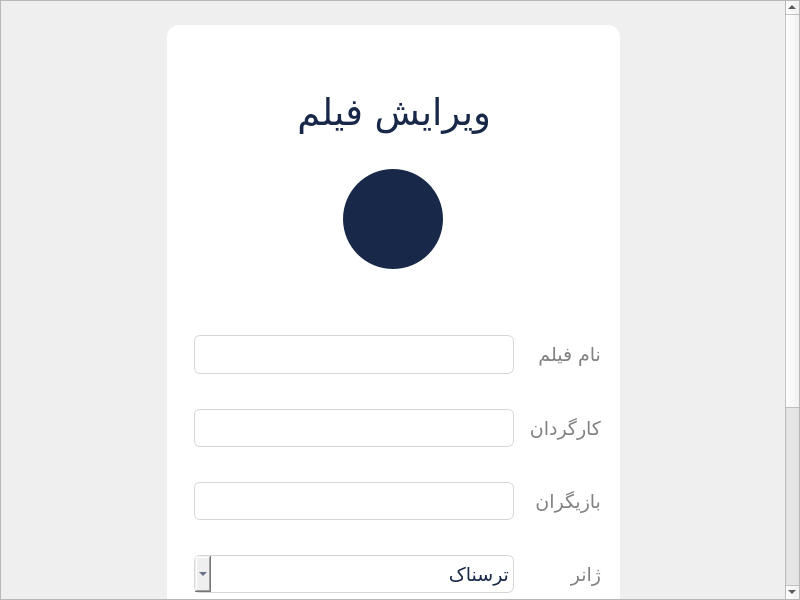
<?xml version="1.0" encoding="UTF-8"?>
<ui version="4.0">
 <class>EditMovie</class>
 <widget class="QMainWindow" name="EditMovie">
  <property name="geometry">
   <rect>
    <x>0</x>
    <y>0</y>
    <width>800</width>
    <height>600</height>
   </rect>
  </property>
  <property name="windowTitle">
   <string>ویرایش فیلم</string>
  </property>
  <property name="windowIcon">
   <iconset resource="Resources.qrc">
    <normaloff>:/images/logo.svg</normaloff>:/images/logo.svg</iconset>
  </property>
  <property name="styleSheet">
   <string notr="true">#EditMovie{
	background-color: #f2f2f2;
	border: none;
}
#centralwidget{
	border: none;
}
#section_center{
    background-color: white;
	border-radius: 12px;
	margin-top: 15px;
}

#back_btn{
	background-color: transparent;
	border: none;
}
#title{
	color: #182848;
}

#icon_wrapper{
	background-color: #182848;
	border-radius: 50px;
}
#icon{
    border-radius: 50px;
}

#form{
	background-color: ;
}
#name_wrapper, #director_wrapper, #genre_wrapper, #ticket_wrapper{
	background-color: ;
}
#name_input, #director_input, #genre_input, #desc_input, #ticket_input, #cast_input{
	height: 45px;
	border: 1px solid #d6d6d6;	
	outline: none;
	background-color: ;
	color: #182848;
	border-radius: 6px;
	text-align: right;
}
#name_label, #director_label, #genre_label, #desc_label, #ticket_label, #cast_label{
	color: #818181;
}
#submit_btn{
	border: none;
	background-color: qlineargradient(x1:0, y1:0, x2:1, y2:1,
                stop:1 #182848, stop: 0.2 #4b6cb7, stop:1 #182848);
	border-radius: 10px;
	color: white;
}
#submit_btn:hover{
	background-color: qlineargradient(x1:0, y1:0, x2:1, y2:1,
                stop:1 #4b6cb7, stop: 0.2 #182848, stop:1 #4b6cb7);
}

#footer_span{
	color: rgb(105, 105, 105);
	margin-top: 2px;
	margin-left: -5px;
}
#footer_log_btn, #footer_sign_btn{
	outline: none;
    border: none;
    color: rgb(59, 59, 59);
}
#footer_log_btn:hover, #footer_sign_btn:hover{
	color: #4b6cb7;
}</string>
  </property>
  <widget class="QWidget" name="centralwidget">
   <layout class="QHBoxLayout" name="horizontalLayout">
    <property name="leftMargin">
     <number>0</number>
    </property>
    <property name="topMargin">
     <number>0</number>
    </property>
    <property name="rightMargin">
     <number>0</number>
    </property>
    <property name="bottomMargin">
     <number>0</number>
    </property>
    <item>
     <widget class="QScrollArea" name="scrollArea">
      <property name="widgetResizable">
       <bool>true</bool>
      </property>
      <widget class="QWidget" name="scrollAreaWidgetContents">
       <property name="geometry">
        <rect>
         <x>0</x>
         <y>0</y>
         <width>781</width>
         <height>869</height>
        </rect>
       </property>
       <layout class="QHBoxLayout" name="horizontalLayout_2">
        <property name="bottomMargin">
         <number>20</number>
        </property>
        <item>
         <spacer name="horizontalSpacer_2">
          <property name="orientation">
           <enum>Qt::Horizontal</enum>
          </property>
          <property name="sizeHint" stdset="0">
           <size>
            <width>40</width>
            <height>20</height>
           </size>
          </property>
         </spacer>
        </item>
        <item>
         <widget class="QFrame" name="section_center">
          <property name="minimumSize">
           <size>
            <width>450</width>
            <height>840</height>
           </size>
          </property>
          <property name="frameShape">
           <enum>QFrame::StyledPanel</enum>
          </property>
          <property name="frameShadow">
           <enum>QFrame::Raised</enum>
          </property>
          <layout class="QVBoxLayout" name="verticalLayout">
           <item>
            <widget class="QWidget" name="header" native="true">
             <layout class="QVBoxLayout" name="verticalLayout_3">
              <property name="leftMargin">
               <number>0</number>
              </property>
              <property name="topMargin">
               <number>25</number>
              </property>
              <property name="rightMargin">
               <number>0</number>
              </property>
              <property name="bottomMargin">
               <number>9</number>
              </property>
              <item>
               <layout class="QHBoxLayout" name="back_btn_wrapper">
                <property name="rightMargin">
                 <number>5</number>
                </property>
                <property name="bottomMargin">
                 <number>5</number>
                </property>
                <item>
                 <spacer name="horizontalSpacer_5">
                  <property name="orientation">
                   <enum>Qt::Horizontal</enum>
                  </property>
                  <property name="sizeHint" stdset="0">
                   <size>
                    <width>40</width>
                    <height>20</height>
                   </size>
                  </property>
                 </spacer>
                </item>
                <item>
                 <widget class="QPushButton" name="back_btn">
                  <property name="maximumSize">
                   <size>
                    <width>40</width>
                    <height>40</height>
                   </size>
                  </property>
                  <property name="cursor">
                   <cursorShape>PointingHandCursor</cursorShape>
                  </property>
                  <property name="text">
                   <string/>
                  </property>
                  <property name="icon">
                   <iconset resource="Resources.qrc">
                    <normaloff>:/images/back-color.png</normaloff>:/images/back-color.png</iconset>
                  </property>
                  <property name="iconSize">
                   <size>
                    <width>35</width>
                    <height>35</height>
                   </size>
                  </property>
                 </widget>
                </item>
               </layout>
              </item>
              <item>
               <widget class="QWidget" name="header_wrapper" native="true">
                <layout class="QHBoxLayout" name="horizontalLayout_4">
                 <property name="leftMargin">
                  <number>0</number>
                 </property>
                 <property name="topMargin">
                  <number>0</number>
                 </property>
                 <property name="rightMargin">
                  <number>0</number>
                 </property>
                 <property name="bottomMargin">
                  <number>0</number>
                 </property>
                 <item>
                  <spacer name="horizontalSpacer_4">
                   <property name="orientation">
                    <enum>Qt::Horizontal</enum>
                   </property>
                   <property name="sizeHint" stdset="0">
                    <size>
                     <width>40</width>
                     <height>20</height>
                    </size>
                   </property>
                  </spacer>
                 </item>
                 <item>
                  <widget class="QLabel" name="title">
                   <property name="font">
                    <font>
                     <family>B Yekan</family>
                     <pointsize>28</pointsize>
                    </font>
                   </property>
                   <property name="text">
                    <string>ویرایش فیلم</string>
                   </property>
                  </widget>
                 </item>
                 <item>
                  <spacer name="horizontalSpacer_3">
                   <property name="orientation">
                    <enum>Qt::Horizontal</enum>
                   </property>
                   <property name="sizeHint" stdset="0">
                    <size>
                     <width>40</width>
                     <height>20</height>
                    </size>
                   </property>
                  </spacer>
                 </item>
                </layout>
               </widget>
              </item>
             </layout>
            </widget>
           </item>
           <item>
            <widget class="QWidget" name="icon_box" native="true">
             <layout class="QHBoxLayout" name="horizontalLayout_5">
              <property name="leftMargin">
               <number>9</number>
              </property>
              <property name="topMargin">
               <number>20</number>
              </property>
              <property name="rightMargin">
               <number>9</number>
              </property>
              <property name="bottomMargin">
               <number>20</number>
              </property>
              <item>
               <widget class="QWidget" name="icon_wrapper" native="true">
                <property name="minimumSize">
                 <size>
                  <width>100</width>
                  <height>100</height>
                 </size>
                </property>
                <property name="maximumSize">
                 <size>
                  <width>100</width>
                  <height>100</height>
                 </size>
                </property>
                <layout class="QHBoxLayout" name="horizontalLayout_6">
                 <property name="leftMargin">
                  <number>0</number>
                 </property>
                 <property name="topMargin">
                  <number>0</number>
                 </property>
                 <property name="rightMargin">
                  <number>0</number>
                 </property>
                 <property name="bottomMargin">
                  <number>0</number>
                 </property>
                 <item>
                  <widget class="QLabel" name="icon">
                   <property name="minimumSize">
                    <size>
                     <width>90</width>
                     <height>85</height>
                    </size>
                   </property>
                   <property name="maximumSize">
                    <size>
                     <width>90</width>
                     <height>85</height>
                    </size>
                   </property>
                   <property name="styleSheet">
                    <string notr="true"/>
                   </property>
                   <property name="text">
                    <string/>
                   </property>
                   <property name="pixmap">
                    <pixmap resource="Resources.qrc">:/images/iron-man-icon.png</pixmap>
                   </property>
                   <property name="scaledContents">
                    <bool>true</bool>
                   </property>
                  </widget>
                 </item>
                </layout>
               </widget>
              </item>
             </layout>
            </widget>
           </item>
           <item>
            <widget class="QWidget" name="form" native="true">
             <layout class="QVBoxLayout" name="verticalLayout_2">
              <property name="leftMargin">
               <number>9</number>
              </property>
              <property name="topMargin">
               <number>20</number>
              </property>
              <property name="rightMargin">
               <number>1</number>
              </property>
              <property name="bottomMargin">
               <number>20</number>
              </property>
              <item>
               <widget class="QWidget" name="name_wrapper" native="true">
                <layout class="QHBoxLayout" name="horizontalLayout_7">
                 <property name="leftMargin">
                  <number>9</number>
                 </property>
                 <property name="topMargin">
                  <number>20</number>
                 </property>
                 <property name="rightMargin">
                  <number>9</number>
                 </property>
                 <property name="bottomMargin">
                  <number>9</number>
                 </property>
                 <item>
                  <widget class="QLineEdit" name="name_input">
                   <property name="maximumSize">
                    <size>
                     <width>320</width>
                     <height>16777215</height>
                    </size>
                   </property>
                   <property name="font">
                    <font>
                     <family>B Yekan</family>
                     <pointsize>14</pointsize>
                    </font>
                   </property>
                  </widget>
                 </item>
                 <item>
                  <widget class="QLabel" name="name_label">
                   <property name="font">
                    <font>
                     <family>B Yekan</family>
                     <pointsize>14</pointsize>
                    </font>
                   </property>
                   <property name="text">
                    <string>نام فیلم</string>
                   </property>
                  </widget>
                 </item>
                </layout>
               </widget>
              </item>
              <item>
               <widget class="QWidget" name="direcotr_wrapper" native="true">
                <layout class="QHBoxLayout" name="horizontalLayout_8">
                 <property name="leftMargin">
                  <number>9</number>
                 </property>
                 <property name="topMargin">
                  <number>20</number>
                 </property>
                 <property name="rightMargin">
                  <number>9</number>
                 </property>
                 <property name="bottomMargin">
                  <number>9</number>
                 </property>
                 <item>
                  <widget class="QLineEdit" name="director_input">
                   <property name="maximumSize">
                    <size>
                     <width>320</width>
                     <height>16777215</height>
                    </size>
                   </property>
                   <property name="font">
                    <font>
                     <family>B Yekan</family>
                     <pointsize>14</pointsize>
                    </font>
                   </property>
                  </widget>
                 </item>
                 <item>
                  <widget class="QLabel" name="director_label">
                   <property name="font">
                    <font>
                     <family>B Yekan</family>
                     <pointsize>14</pointsize>
                    </font>
                   </property>
                   <property name="text">
                    <string>کارگردان</string>
                   </property>
                  </widget>
                 </item>
                </layout>
               </widget>
              </item>
              <item>
               <widget class="QWidget" name="cast_wrapper" native="true">
                <layout class="QHBoxLayout" name="horizontalLayout_9">
                 <property name="leftMargin">
                  <number>9</number>
                 </property>
                 <property name="topMargin">
                  <number>20</number>
                 </property>
                 <property name="rightMargin">
                  <number>9</number>
                 </property>
                 <property name="bottomMargin">
                  <number>9</number>
                 </property>
                 <item>
                  <widget class="QLineEdit" name="cast_input">
                   <property name="maximumSize">
                    <size>
                     <width>320</width>
                     <height>16777215</height>
                    </size>
                   </property>
                   <property name="font">
                    <font>
                     <family>B Yekan</family>
                     <pointsize>14</pointsize>
                    </font>
                   </property>
                  </widget>
                 </item>
                 <item>
                  <widget class="QLabel" name="cast_label">
                   <property name="font">
                    <font>
                     <family>B Yekan</family>
                     <pointsize>14</pointsize>
                    </font>
                   </property>
                   <property name="text">
                    <string>بازیگران</string>
                   </property>
                  </widget>
                 </item>
                </layout>
               </widget>
              </item>
              <item>
               <widget class="QWidget" name="genre_wrapper" native="true">
                <layout class="QHBoxLayout" name="horizontalLayout_10">
                 <property name="leftMargin">
                  <number>9</number>
                 </property>
                 <property name="topMargin">
                  <number>20</number>
                 </property>
                 <property name="rightMargin">
                  <number>9</number>
                 </property>
                 <property name="bottomMargin">
                  <number>9</number>
                 </property>
                 <item>
                  <widget class="QComboBox" name="genre_input">
                   <property name="minimumSize">
                    <size>
                     <width>320</width>
                     <height>0</height>
                    </size>
                   </property>
                   <property name="font">
                    <font>
                     <family>B Yekan</family>
                     <pointsize>14</pointsize>
                    </font>
                   </property>
                   <property name="layoutDirection">
                    <enum>Qt::RightToLeft</enum>
                   </property>
                   <item>
                    <property name="text">
                     <string>ترسناک</string>
                    </property>
                   </item>
                   <item>
                    <property name="text">
                     <string>اکشن</string>
                    </property>
                   </item>
                   <item>
                    <property name="text">
                     <string>علمی - تخیلی</string>
                    </property>
                   </item>
                   <item>
                    <property name="text">
                     <string>درام</string>
                    </property>
                   </item>
                   <item>
                    <property name="text">
                     <string>رمان</string>
                    </property>
                   </item>
                   <item>
                    <property name="text">
                     <string>کمدی</string>
                    </property>
                   </item>
                   <item>
                    <property name="text">
                     <string>موزیکال</string>
                    </property>
                   </item>
                   <item>
                    <property name="text">
                     <string>زندگی نامه</string>
                    </property>
                   </item>
                  </widget>
                 </item>
                 <item>
                  <widget class="QLabel" name="genre_label">
                   <property name="font">
                    <font>
                     <family>B Yekan</family>
                     <pointsize>14</pointsize>
                    </font>
                   </property>
                   <property name="text">
                    <string>ژانر</string>
                   </property>
                  </widget>
                 </item>
                </layout>
               </widget>
              </item>
              <item>
               <widget class="QWidget" name="desc_wrapper" native="true">
                <layout class="QHBoxLayout" name="horizontalLayout_11">
                 <property name="leftMargin">
                  <number>9</number>
                 </property>
                 <property name="topMargin">
                  <number>20</number>
                 </property>
                 <property name="rightMargin">
                  <number>9</number>
                 </property>
                 <property name="bottomMargin">
                  <number>9</number>
                 </property>
                 <item>
                  <widget class="QTextEdit" name="desc_input">
                   <property name="maximumSize">
                    <size>
                     <width>320</width>
                     <height>90</height>
                    </size>
                   </property>
                   <property name="font">
                    <font>
                     <family>B Yekan</family>
                     <pointsize>14</pointsize>
                    </font>
                   </property>
                  </widget>
                 </item>
                 <item>
                  <widget class="QLabel" name="desc_label">
                   <property name="font">
                    <font>
                     <family>B Yekan</family>
                     <pointsize>14</pointsize>
                    </font>
                   </property>
                   <property name="text">
                    <string>توضیحات</string>
                   </property>
                  </widget>
                 </item>
                </layout>
               </widget>
              </item>
              <item>
               <widget class="QWidget" name="ticket_wrapper" native="true">
                <layout class="QHBoxLayout" name="horizontalLayout_12">
                 <property name="leftMargin">
                  <number>9</number>
                 </property>
                 <property name="topMargin">
                  <number>20</number>
                 </property>
                 <property name="rightMargin">
                  <number>9</number>
                 </property>
                 <property name="bottomMargin">
                  <number>9</number>
                 </property>
                 <item>
                  <widget class="QSpinBox" name="ticket_input">
                   <property name="minimumSize">
                    <size>
                     <width>320</width>
                     <height>0</height>
                    </size>
                   </property>
                   <property name="maximumSize">
                    <size>
                     <width>320</width>
                     <height>90</height>
                    </size>
                   </property>
                   <property name="font">
                    <font>
                     <family>B Yekan</family>
                     <pointsize>14</pointsize>
                    </font>
                   </property>
                   <property name="minimum">
                    <number>0</number>
                   </property>
                  </widget>
                 </item>
                 <item>
                  <widget class="QLabel" name="ticket_label">
                   <property name="font">
                    <font>
                     <family>B Yekan</family>
                     <pointsize>14</pointsize>
                    </font>
                   </property>
                   <property name="text">
                    <string>تعداد بلیط</string>
                   </property>
                  </widget>
                 </item>
                </layout>
               </widget>
              </item>
              <item>
               <widget class="QWidget" name="btn_wrapper" native="true">
                <layout class="QHBoxLayout" name="horizontalLayout_13">
                 <property name="leftMargin">
                  <number>9</number>
                 </property>
                 <property name="topMargin">
                  <number>20</number>
                 </property>
                 <property name="rightMargin">
                  <number>9</number>
                 </property>
                 <property name="bottomMargin">
                  <number>20</number>
                 </property>
                 <item>
                  <widget class="QPushButton" name="submit_btn">
                   <property name="minimumSize">
                    <size>
                     <width>0</width>
                     <height>50</height>
                    </size>
                   </property>
                   <property name="font">
                    <font>
                     <family>B Yekan</family>
                     <pointsize>16</pointsize>
                    </font>
                   </property>
                   <property name="cursor">
                    <cursorShape>PointingHandCursor</cursorShape>
                   </property>
                   <property name="text">
                    <string>ویرایش</string>
                   </property>
                  </widget>
                 </item>
                </layout>
               </widget>
              </item>
             </layout>
            </widget>
           </item>
           <item>
            <spacer name="verticalSpacer">
             <property name="orientation">
              <enum>Qt::Vertical</enum>
             </property>
             <property name="sizeHint" stdset="0">
              <size>
               <width>20</width>
               <height>40</height>
              </size>
             </property>
            </spacer>
           </item>
          </layout>
         </widget>
        </item>
        <item>
         <spacer name="horizontalSpacer">
          <property name="orientation">
           <enum>Qt::Horizontal</enum>
          </property>
          <property name="sizeHint" stdset="0">
           <size>
            <width>40</width>
            <height>20</height>
           </size>
          </property>
         </spacer>
        </item>
       </layout>
      </widget>
     </widget>
    </item>
   </layout>
  </widget>
 </widget>
 <resources>
  <include location="Resources.qrc"/>
 </resources>
 <connections/>
</ui>
